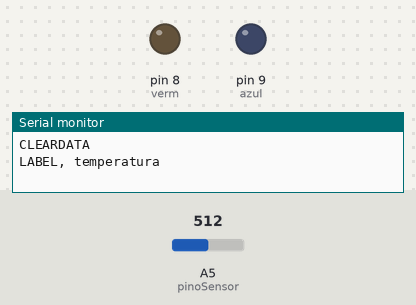
The sketch below on a simulated Arduino Uno, built with avr-gcc and run on an emulated ATmega328P. On the bench: output pins drawn as LEDs (lit = HIGH), the last lines printed to the serial monitor. The inputs (shaded band) are chosen by the test bench; at power-on: A5 (pinoSensor) = 512.

Above: at 0.1 s.
At 0.6 s:
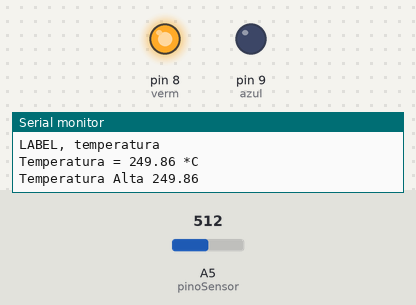
Timing chart, 0 to 2.1 s (numbered marks = the images above):
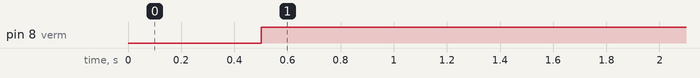

Measured:
- by itself, pin 8 (verm): LOW → HIGH at 0.50 s

The sketch:

temp_bbuzzer.ino
```cpp
int pinoSensor = A5;//Saida do sensor na A0
int valorLido = 0;//variavel auxiliar.
float temperatura = 0;//Variavel ue armazenará a temperatura
int linha=0;//variavel  que se refere as linhas do excel
const int verm= 8 ; // entrada led:8 - digital
const int azul= 9; // entrada led:9 - digital

void setup(){
Serial.begin(9600); // Inicia a comunicação serial
Serial.println("CLEARDATA");//reset comunicação serial
Serial.println("LABEL, temperatura");//nomeia a coluna
pinMode(verm, OUTPUT);
pinMode(azul, OUTPUT);
}


void loop(){
  delay(500);
  valorLido = analogRead(pinoSensor);//Leitura analógica da porta A0
  temperatura =(valorLido * 0.00488);
  temperatura = temperatura * 100;
Serial.print("Temperatura = "); //mostra valor na tela
Serial.print(temperatura); //Mostra a temperatura medida  no monitor serial
Serial.println(" *C");// adiciona o °C

if(temperatura > 25){ // se esta acima de 33ºC
      Serial.print("Temperatura Alta "); //Mostra a frase no monitor serial
    Serial.println(temperatura); //Mostra a temperatura medida  no monitor serial
 digitalWrite(verm, HIGH); //Liga led vermelho
}
else{
  if(temperatura<23){ //Se está com abaixo de 23°C
    Serial.print("Temperatura baixa: "); //Mostra a frase no monitor serial
    Serial.println(temperatura); //Mostra a temperatura medida  no monitor serial
digitalWrite(azul,HIGH);
  }
   else{
  digitalWrite(verm, LOW); //Desliga a led
  digitalWrite(azul, LOW); //Desliga a led
 }
}
   if(linha > 100)
{
  linha = 0;
  Serial.println("ROW,SET,2");
}
delay(100000); //Tempo de espera
}
```
